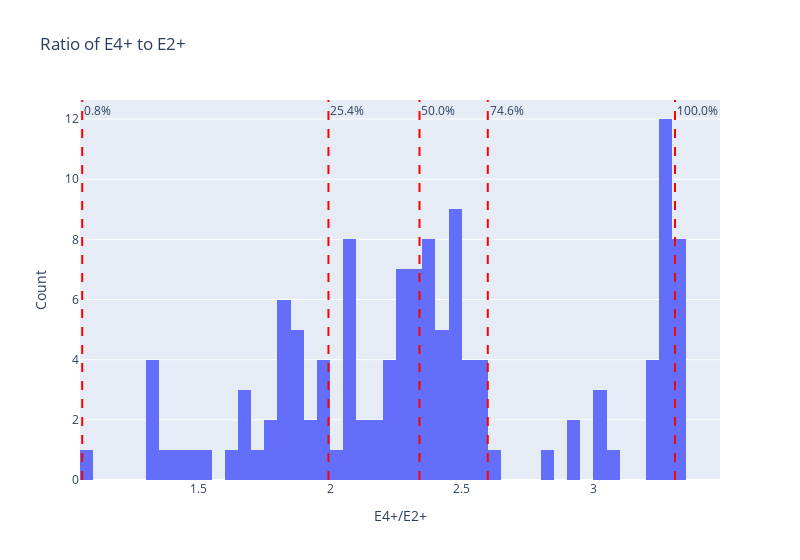

Write notebook code for a chart like this one.
### Code cell
mean = nuclides['first_ratio'].mean()

percentages = [0,25, 50, 75, 100]
quantiles = [nuclides['first_ratio'].quantile(percentage/100) for percentage in percentages]

quantile_counts = [(nuclides['first_ratio'] <= quantile).sum() for quantile in quantiles]
# If sorting as oscillators.sort_values(by='first_ratio', ascending=True).iloc[idx]['first_ratio']
# values up to and excluding idx=quantile_count[i] will have values up to an including quantiles[i]

percentages = [quantile_count / len(nuclides['first_ratio']) * 100 for quantile_count in quantile_counts]

fig = px.histogram(nuclides, x='first_ratio', nbins=100, title='Ratio of E4+ to E2+')
fig.update_layout(
    xaxis_title='E4+/E2+',
    yaxis_title='Count',
    width=800,
    showlegend=False
)

for percentage, quantile in zip(percentages, quantiles):
    print(f"{percentage:.1f}% have E4+/E2+ < {quantile:.3f}")
    fig.add_vline(x=quantile, line_dash="dash", line_color="red", annotation_text=f"{percentage:.1f}%")

fig.show()

### Figure 1 — Plotly figure (JSON) as saved in the notebook; plotly's stock layout.template omitted (floating-point values rounded to 4 significant figures)
{"data": [{"alignmentgroup": "True", "bingroup": "x", "hovertemplate": "first_ratio=%{x}<br>count=%{y}<extra></extra>", "legendgroup": "", "marker": {"color": "#636efa", "pattern": {"shape": ""}}, "name": "", "nbinsx": 100, "offsetgroup": "", "orientation": "v", "showlegend": false, "type": "histogram", "x": [1.497, 1.793, 2.6, 3.012, 2.388, 2.596, 2.362, 1.999, 2.204, 2.24, 2.468, 1.98, 1.352, 1.805, 1.973, 1.913, 2.26, 2.334, 1.722, 1.652, 2.185, 1.802, 2.462, 2.561, 1.691, 1.88, 1.992, 1.841, 2.326, 2.071, 2.072, 2.505, 2.148, 2.38, 2.449, 2.46, 2.329, 2.376, 2.228, 2.071, 1.407, 1.6, 1.512, 1.807, 2.092, 1.918, 1.823, 2.143, 2.273, 2.329, 2.482, 2.293, 2.381, 2.402, 2.416, 2.463, 2.361, 2.383, 2.345, 2.292, 2.299, 1.788, 1.683, 1.848, 1.854, 1.873, 1.878, 1.857, 2.073, 2.094, 2.072, 2.043, 2.424, 2.333, 2.247, 2.157, 2.524, 2.28, 1.322, 2.38, 1.305, 1.333, 2.299, 2.493, 1.32, 2.316, 3.009, 3.255, 3.015, 3.239, 3.288, 3.302, 2.934, 3.206, 3.27, 3.294, 3.301, 3.23, 3.277, 3.289, 3.309, 3.31, 3.266, 3.293, 3.305, 3.31, 3.31, 3.284, 3.291, 3.307, 3.291, 3.273, 3.234, 3.083, 2.934, 2.82, 2.479, 2.47, 2.465, 2.419, 2.546, 2.574, 2.548, 2.584, 2.097, 1.058], "xaxis": "x", "yaxis": "y"}], "layout": {"annotations": [{"showarrow": false, "text": "0.8%", "x": 1.058, "xanchor": "left", "xref": "x", "y": 1, "yanchor": "top", "yref": "y domain"}, {"showarrow": false, "text": "25.4%", "x": 1.994, "xanchor": "left", "xref": "x", "y": 1, "yanchor": "top", "yref": "y domain"}, {"showarrow": false, "text": "50.0%", "x": 2.34, "xanchor": "left", "xref": "x", "y": 1, "yanchor": "top", "yref": "y domain"}, {"showarrow": false, "text": "74.6%", "x": 2.599, "xanchor": "left", "xref": "x", "y": 1, "yanchor": "top", "yref": "y domain"}, {"showarrow": false, "text": "100.0%", "x": 3.31, "xanchor": "left", "xref": "x", "y": 1, "yanchor": "top", "yref": "y domain"}], "barmode": "relative", "legend": {"tracegroupgap": 0}, "shapes": [{"line": {"color": "red", "dash": "dash"}, "type": "line", "x0": 1.058, "x1": 1.058, "xref": "x", "y0": 0, "y1": 1, "yref": "y domain"}, {"line": {"color": "red", "dash": "dash"}, "type": "line", "x0": 1.994, "x1": 1.994, "xref": "x", "y0": 0, "y1": 1, "yref": "y domain"}, {"line": {"color": "red", "dash": "dash"}, "type": "line", "x0": 2.34, "x1": 2.34, "xref": "x", "y0": 0, "y1": 1, "yref": "y domain"}, {"line": {"color": "red", "dash": "dash"}, "type": "line", "x0": 2.599, "x1": 2.599, "xref": "x", "y0": 0, "y1": 1, "yref": "y domain"}, {"line": {"color": "red", "dash": "dash"}, "type": "line", "x0": 3.31, "x1": 3.31, "xref": "x", "y0": 0, "y1": 1, "yref": "y domain"}], "showlegend": false, "title": {"text": "Ratio of E4+ to E2+"}, "width": 800, "xaxis": {"anchor": "y", "domain": [0, 1], "title": {"text": "E4+/E2+"}}, "yaxis": {"anchor": "x", "domain": [0, 1], "title": {"text": "Count"}}}}
